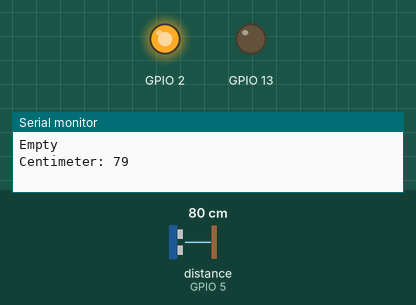
This sketch was run on a simulated ESP8266 (NodeMCU). On the bench: output pins drawn as LEDs (lit = HIGH, except the on-board LED, lit = LOW), the last lines printed to the serial monitor. Wiring (inferred from the names in the program): ultrasonic range finder: trigger GPIO 4; echo GPIO 5. Dashed ring = blinking. The inputs (shaded band) are chosen by the test bench; at power-on: distance to the obstacle (sensor on GPIO 5) 80 cm. The echo pulse lasts 58.3 µs per cm; WiFi joins after 1.5 s; servers stay silent unless stated; pins used as bus, display or sensor lines are not drawn.

Above: at 3.0 s.
3.1 s: distance to the obstacle (sensor on GPIO 5) set to 11 cm
6.3 s: distance to the obstacle (sensor on GPIO 5) set to 8 cm
At 7.1 s:
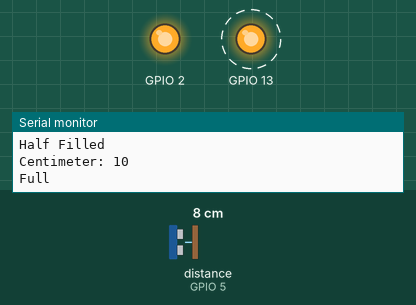
10.5 s: distance to the obstacle (sensor on GPIO 5) set to 18 cm
At 11.5 s:
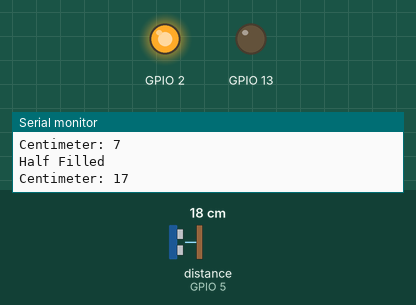
12.0 s: distance to the obstacle (sensor on GPIO 5) set to 2 cm
At 13.1 s:
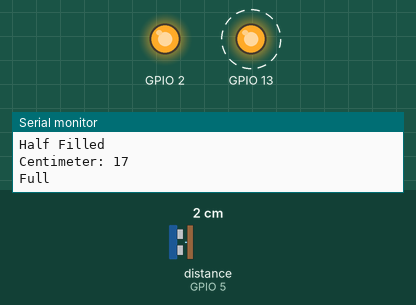
Timing chart, 0 to 17.2 s (numbered marks = the images above; inputs shaded):
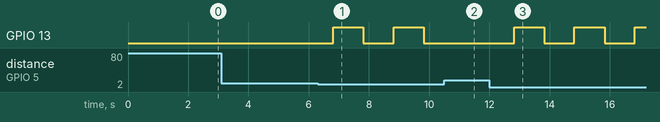

The sketch:

ultarsonic_check.ino
```cpp
#define BLYNK_PRINT Serial
#include <ESP8266WiFi.h>
#include <BlynkSimpleEsp8266.h>
#define TRIGGER 4 //d2
#define ECHO    5 //d1

char auth[] = "r5TcwG7kQ_Lt9V9TceR3eoVh48LxVneB";
char ssid[] = "goaldig2018_wlink";
char pass[] = "9861481105";
BlynkTimer timer;


void setup() {
  Serial.begin (9600);
  pinMode(13, OUTPUT);
  Blynk.begin(auth, ssid, pass);
  pinMode(TRIGGER, OUTPUT);
  pinMode(ECHO, INPUT);
  pinMode(BUILTIN_LED, OUTPUT);
  timer.setInterval(1000L, timerEvent);
}

void loop() {
  Blynk.run();
  timer.run();

};

void timerEvent(){
  long duration;
  long distance;
  digitalWrite(TRIGGER, LOW);
  delayMicroseconds(2);
  digitalWrite(TRIGGER, HIGH);
  delayMicroseconds(10);
  digitalWrite(TRIGGER, LOW);

  duration = pulseIn(ECHO, HIGH);
  distance = duration * 0.034 / 2;
  Blynk.virtualWrite(V0,distance);

  if(distance>=0 && distance<=8){
      Serial.println("Full");
      Blynk.notify("Alert: Dustbin is Full !!");
      digitalWrite(13, HIGH);
      delay(1000);
      digitalWrite(13, LOW);
    }

    else if(distance>8 && distance<=25){
      Serial.println("Half Filled");
      digitalWrite(13, LOW);
    }

  else if (distance>30){
      Serial.println("Empty");
      digitalWrite(13, LOW);
  };
  Serial.print("Centimeter: ");
  Serial.println(distance);
  delay(1000);
  }
```

Measured:
- the behaviour switches between 10 and 9 cm on distance to the obstacle (sensor on GPIO 5) (found by bisection; images 0 and 1)
- after the input at 6.3 s, GPIO 13: alternates HIGH for 1.0 s and LOW for 1.0 s, starting after 0.52 s
- after the input at 10.5 s, GPIO 13: stays LOW (without the input it goes to HIGH after 0.32 s)
- after the input at 12.0 s, GPIO 13: alternates HIGH for 1.0 s and LOW for 1.0 s, starting after 0.82 s
